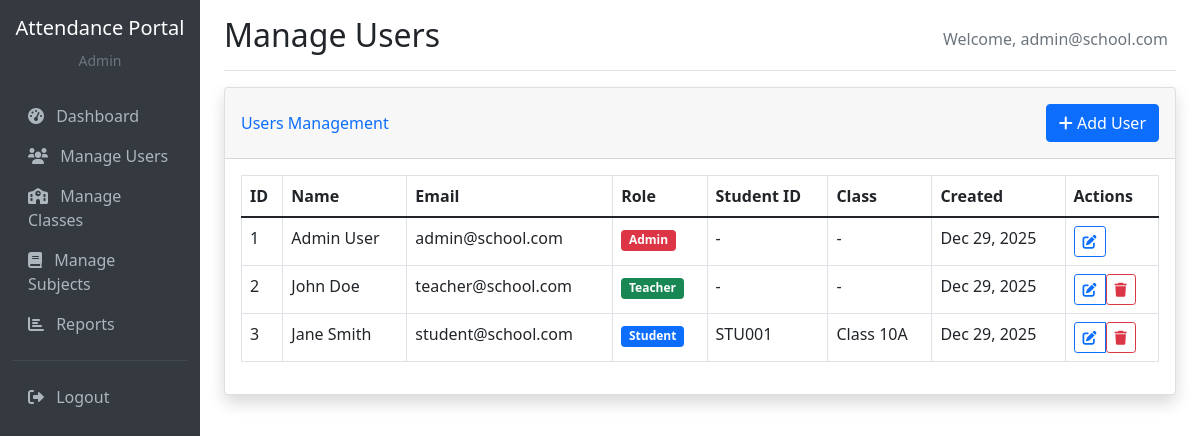
Page /admin/users (signed in) on the committed database.
### tables this page shows
CREATE TABLE users (
    id INT PRIMARY KEY AUTO_INCREMENT,
    email VARCHAR(100) UNIQUE NOT NULL,
    password VARCHAR(255) NOT NULL,
    role ENUM('admin', 'teacher', 'student') NOT NULL,
    created_at TIMESTAMP DEFAULT CURRENT_TIMESTAMP,
    updated_at TIMESTAMP DEFAULT CURRENT_TIMESTAMP ON UPDATE CURRENT_TIMESTAMP
);

### index.php (called while the page is built, shortened)
<?php
spl_autoload_register(function ($class) {
    $paths = [
        APP_PATH . '/controllers/',
        APP_PATH . '/models/',
        APP_PATH . '/core/',
        CONFIG_PATH . '/'
    ];
    foreach ($paths as $path) {
        $file = $path . $class . '.php';
        if (file_exists($file)) {
            return;
        }
    }
});
require_once CONFIG_PATH . '/database.php';
require_once APP_PATH . '/core/Router.php';
$router = new Router();
$router->add('', 'AuthController@login');
$router->add('login', 'AuthController@login');
$router->add('signup', 'AuthController@signup');
$router->add('logout', 'AuthController@logout');
$router->add('dashboard', 'DashboardController@index');
$router->add('admin/users', 'AdminController@users');
$router->add('admin/classes', 'AdminController@classes');
$router->add('admin/subjects', 'AdminController@subjects');
$router->add('admin/reports', 'AdminController@reports');
$router->add('teacher/attendance', 'TeacherController@attendance');
$router->add('teacher/mark-attendance', 'TeacherController@markAttendance');
$router->add('student/attendance', 'StudentController@attendance');
$router->add('api/save-attendance', 'ApiController@saveAttendance');
$router->add('api/export-csv', 'ApiController@exportCsv');
$router->dispatch();

### config/database.php (called while the page is built, shortened)
<?php
class Database {
    private static $instance = null;
    private $connection;
    private $host = 'localhost';
    private $database = 'attendance_portal';
    private $username = 'root';
    private $password = '';
    private function __construct() {
        try {
            $this->connection = new PDO(
                "mysql:host={$this->host};dbname={$this->database};charset=utf8mb4",
                $this->username,
                $this->password,
                [
                    PDO::ATTR_ERRMODE => PDO::ERRMODE_EXCEPTION,
                    PDO::ATTR_DEFAULT_FETCH_MODE => PDO::FETCH_ASSOC,
                    PDO::ATTR_EMULATE_PREPARES => false
                ]
            );
        } catch (PDOException $e) {
            die("Database connection failed: " . $e->getMessage());
        }
    }
    public static function getInstance() {
        if (self::$instance === null) {
            self::$instance = new self();
        }
        return self::$instance;
    }
    public function query($sql, $params = []) {
        try {
            $stmt = $this->connection->prepare($sql);
            $stmt->execute($params);
            return $stmt;
        } catch (PDOException $e) {
            error_log("Database query error: " . $e->getMessage());
            throw $e;
        }
    }
    public function fetch($sql, $params = []) {
        return $this->query($sql, $params)->fetch();
    }
    public function fetchAll($sql, $params = []) {
        return $this->query($sql, $params)->fetchAll();
    }
}

### app/controllers/AdminController.php (called while the page is built, shortened)
<?php
class AdminController extends Controller {
    public function __construct() {
        $this->requireRole('admin');
    }
    public function users() {
        $users = $this->db->fetchAll(
            "SELECT u.*,
                    CASE
                        WHEN u.role = 'student' THEN CONCAT(s.first_name, ' ', s.last_name)
                        WHEN u.role = 'teacher' THEN CONCAT(t.first_name, ' ', t.last_name)
                        ELSE 'Admin User'
                    END as full_name,
                    CASE
                        WHEN u.role = 'student' THEN s.student_id
                        ELSE NULL
                    END as student_id,
                    CASE
                        WHEN u.role = 'student' THEN c.name
                        ELSE NULL
                    END as class_name
             FROM users u
             LEFT JOIN students s ON u.id = s.user_id
             LEFT JOIN teachers t ON u.id = t.user_id
             LEFT JOIN classes c ON s.class_id = c.id
             ORDER BY u.created_at DESC"
        );
        $classes = $this->db->fetchAll("SELECT * FROM classes ORDER BY name");
        $this->view('admin/users', [
            'users' => $users,
            'classes' => $classes,
            'csrf_token' => $this->generateCsrf()
        ]);
    }
}

### app/views/admin/users.php (the view, shortened to what this page needs)
<?php
$pageTitle = 'Manage Users';
include APP_PATH . '/views/layout/header.php';
?>
<div class="row">
    <div class="col-lg-12">
        <div class="card shadow">
            <div class="card-header py-3">
                <div class="row align-items-center">
                    <div class="col">
                        <h6 class="m-0 font-weight-bold text-primary">Users Management</h6>
                    </div>
                    <div class="col-auto">
                        <button type="button" class="btn btn-primary" data-bs-toggle="modal" data-bs-target="#addUserModal">
                            <i class="fas fa-plus"></i> Add User
                        </button>
                    </div>
                </div>
            </div>
            <div class="card-body">
                <div class="table-responsive">
                    <table class="table table-bordered">
                        <thead>
                            <tr>
                                <th>ID</th>
                                <th>Name</th>
                                <th>Email</th>
                                <th>Role</th>
                                <th>Student ID</th>
                                <th>Class</th>
                                <th>Created</th>
                                <th>Actions</th>
                            </tr>
                        </thead>
                        <tbody>
                            <?php foreach ($users as $user): ?>
                            <tr>
                                <td><?= $user['id'] ?></td>
                                <td><?= htmlspecialchars($user['full_name']) ?></td>
                                <td><?= htmlspecialchars($user['email']) ?></td>
                                <td>
                                    <span class="badge bg-<?= $user['role'] === 'admin' ? 'danger' : ($user['role'] === 'teacher' ? 'success' : 'primary') ?>">
                                        <?= ucfirst($user['role']) ?>
                                    </span>
                                </td>
                                <td><?= $user['student_id'] ? htmlspecialchars($user['student_id']) : '-' ?></td>
                                <td><?= $user['class_name'] ? htmlspecialchars($user['class_name']) : '-' ?></td>
                                <td><?= date('M d, Y', strtotime($user['created_at'])) ?></td>
                                <td>
                                    <div class="btn-group" role="group">
                                        <button type="button" class="btn btn-sm btn-outline-primary"
                                                onclick="editUser(<?= htmlspecialchars(json_encode($user)) ?>)">
                                            <i class="fas fa-edit"></i>
                                        </button>
                                        <?php if ($user['id'] != $_SESSION['user_id']): ?>
                                        <form method="POST" style="display: inline;">
                                            <button type="submit" class="btn btn-sm btn-outline-danger btn-delete">
                                                <i class="fas fa-trash"></i>
                                            </button>
                                        </form>
                                        <?php endif; ?>
                                    </div>
                                </td>
                            </tr>
                            <?php endforeach; ?>
                        </tbody>
                    </table>
                </div>
            </div>
        </div>
    </div>
</div>
<?php include APP_PATH . '/views/layout/footer.php'; ?>

### app/core/Router.php (shortened to what this page needs)
<?php
class Router {
    private $routes = [];
    public function add($route, $handler) {
        $this->routes[$route] = $handler;
    }
    public function dispatch() {
        $uri = $this->getUri();
        if (array_key_exists($uri, $this->routes)) {
            $handler = $this->routes[$uri];
            $this->callHandler($handler);
        } else {
            $this->notFound();
        }
    }
    private function getUri() {
        $uri = $_SERVER['REQUEST_URI'];
        $uri = parse_url($uri, PHP_URL_PATH);
        $uri = trim($uri, '/');
        $scriptName = $_SERVER['SCRIPT_NAME'];
        $basePath = dirname($scriptName);
        $uri = str_replace('index.php/', '', $uri);
        $uri = str_replace('index.php', '', $uri);
        return $uri;
    }
    private function callHandler($handler) {
        list($controller, $method) = explode('@', $handler);
        if (class_exists($controller)) {
            $controllerInstance = new $controller();
            if (method_exists($controllerInstance, $method)) {
                $controllerInstance->$method();
            } else {
                $this->notFound();
            }
        } else {
            $this->notFound();
        }
    }
}

### app/core/Controller.php (shortened to what this page needs)
<?php
class Controller {
    protected $db;
    public function __construct() {
        $this->db = Database::getInstance();
    }
    protected function view($view, $data = []) {
        extract($data);
        $url = function($path = '') {
            return $this->url($path);
        };
        $viewFile = APP_PATH . '/views/' . $view . '.php';
        if (file_exists($viewFile)) {
            require_once $viewFile;
        } else {
            die("View not found: " . $view);
        }
    }
    protected function url($path = '') {
        $scheme = isset($_SERVER['REQUEST_SCHEME']) ? $_SERVER['REQUEST_SCHEME'] : 'http';
        $host = $_SERVER['HTTP_HOST'];
        $scriptName = $_SERVER['SCRIPT_NAME'];
        $basePath = dirname($scriptName);
        $baseUrl = $scheme . '://' . $host . $basePath;
        return $baseUrl . '/' . ltrim($path, '/');
    }
    protected function isLoggedIn() {
        return isset($_SESSION['user_id']);
    }
    protected function getCurrentUser() {
        return $this->db->fetch(
            "SELECT * FROM users WHERE id = ?",
            [$_SESSION['user_id']]
        );
    }
    protected function hasRole($role) {
        $user = $this->getCurrentUser();
        return $user && $user['role'] === $role;
    }
    protected function checkAuth() {
        $currentUri = $this->getCurrentUri();
    }
    protected function requireRole($role) {
        if (!$this->hasRole($role)) {
            http_response_code(403);
            die("Access denied");
        }
    }
    private function getCurrentUri() {
        $uri = $_SERVER['REQUEST_URI'];
        $uri = parse_url($uri, PHP_URL_PATH);
        $uri = trim($uri, '/');
        $scriptName = $_SERVER['SCRIPT_NAME'];
        $basePath = dirname($scriptName);
        $uri = str_replace('index.php/', '', $uri);
        $uri = str_replace('index.php', '', $uri);
        return $uri;
    }
}

### app/views/layout/header.php (shortened to what this page needs)
<!DOCTYPE html>
<html lang="en">
<head>
    <link href="https://cdn.jsdelivr.net/npm/bootstrap@5.1.3/dist/css/bootstrap.min.css" rel="stylesheet">
    <link href="https://cdnjs.cloudflare.com/ajax/libs/font-awesome/6.0.0/css/all.min.css" rel="stylesheet">
</head>
<body>
    <?php if (isset($_SESSION['user_id'])): ?>
    <div class="container-fluid">
        <div class="row">
            <nav class="col-md-3 col-lg-2 d-md-block sidebar collapse">
                <div class="position-sticky pt-3">
                    <div class="text-center mb-4">
                        <h5 class="text-white">Attendance Portal</h5>
                        <small class="text-muted"><?= ucfirst($_SESSION['user_role']) ?></small>
                    </div>
                    <ul class="nav flex-column">
                        <li class="nav-item">
                            <a class="nav-link" href="<?= $url('dashboard') ?>">
                                <i class="fas fa-tachometer-alt me-2"></i>
                                Dashboard
                            </a>
                        </li>
                        <?php if ($_SESSION['user_role'] === 'admin'): ?>
                        <li class="nav-item">
                            <a class="nav-link" href="<?= $url('admin/users') ?>">
                                <i class="fas fa-users me-2"></i>
                                Manage Users
                            </a>
                        </li>
                        <li class="nav-item">
                            <a class="nav-link" href="<?= $url('admin/classes') ?>">
                                <i class="fas fa-school me-2"></i>
                                Manage Classes
                            </a>
                        </li>
                        <li class="nav-item">
                            <a class="nav-link" href="<?= $url('admin/subjects') ?>">
                                <i class="fas fa-book me-2"></i>
                                Manage Subjects
                            </a>
                        </li>
                        <li class="nav-item">
                            <a class="nav-link" href="<?= $url('admin/reports') ?>">
                                <i class="fas fa-chart-bar me-2"></i>
                                Reports
                            </a>
                        </li>
                        <?php endif; ?>
                    </ul>
                    <hr class="text-muted">
                    <ul class="nav flex-column">
                        <li class="nav-item">
                            <a class="nav-link" href="<?= $url('logout') ?>">
                                <i class="fas fa-sign-out-alt me-2"></i>
                                Logout
                            </a>
                        </li>
                    </ul>
                </div>
            </nav>
            <main class="col-md-9 ms-sm-auto col-lg-10 px-md-4 main-content">
                <div class="d-flex justify-content-between flex-wrap flex-md-nowrap align-items-center pt-3 pb-2 mb-3 border-bottom">
                    <h1 class="h2"><?= $pageTitle ?? 'Dashboard' ?></h1>
                    <div class="btn-toolbar mb-2 mb-md-0">
                        <div class="btn-group me-2">
                            <span class="text-muted">Welcome, <?= $_SESSION['user_email'] ?></span>
                        </div>
                    </div>
                </div>
    <?php endif; ?>

### app/views/layout/footer.php (shortened to what this page needs)
            </main>
        </div>
    </div>
</body>
</html>

### app/views/layout/header.php (style rules this page uses)
.sidebar { min-height: 100vh; background-color: #343a40; }
.sidebar .nav-link { color: #adb5bd; }
.main-content { margin-left: 0; }
@media (min-width: 768px) { .main-content { margin-left: 250px; } }

### rows in the picture
users: id "1", full_name "Admin User", email "admin@school.com", role "Admin", created_at "Dec 29, 2025"
users: id "2", full_name "John Doe", email "teacher@school.com", role "Teacher", created_at "Dec 29, 2025"
users: id "3", full_name "Jane Smith", email "student@school.com", role "Student", student_id "STU001", class_name "Class 10A", created_at "Dec 29, 2025"

### other values in the picture
$_SESSION['user_role'] "Admin"
$pageTitle "Manage Users"
$_SESSION['user_email'] "admin@school.com"
